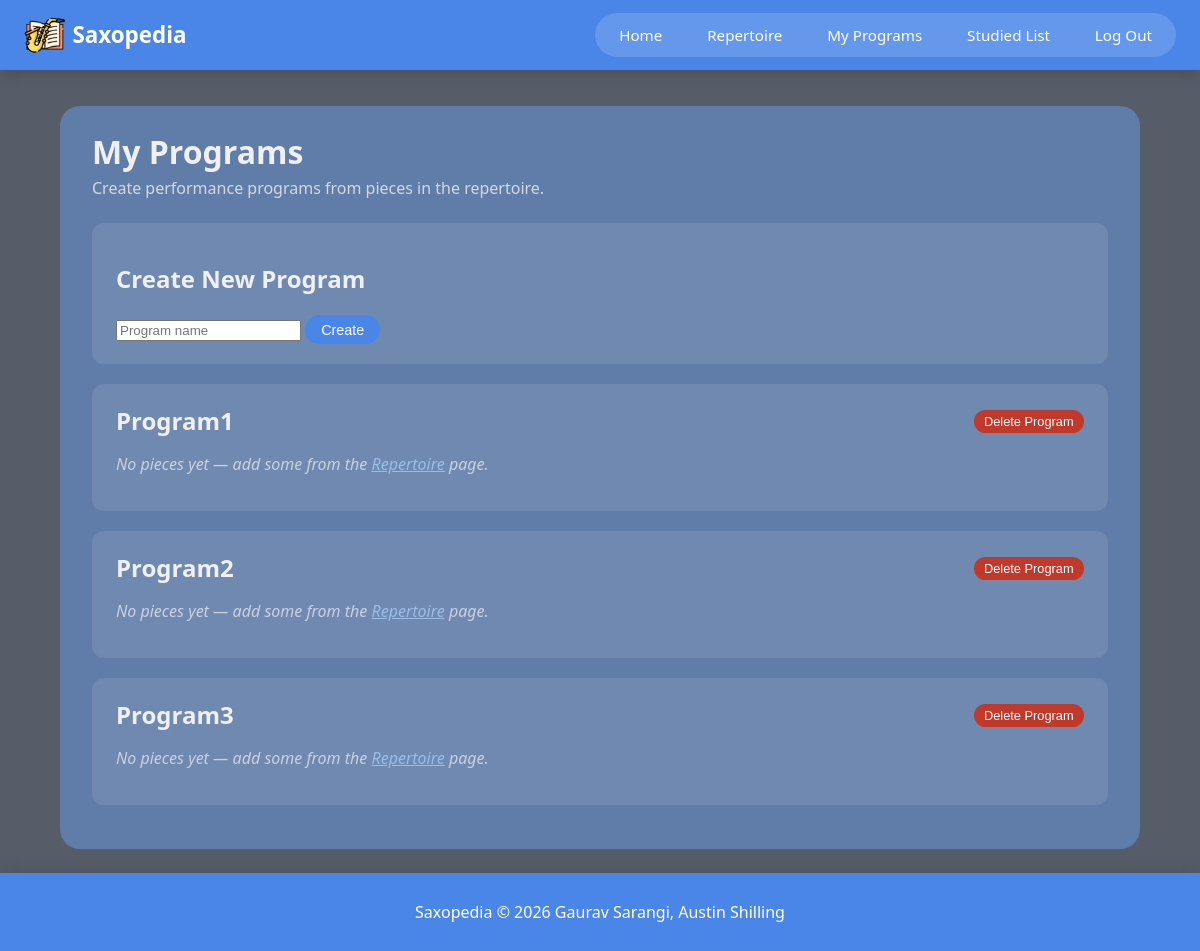
The page /programs (signed in) on the database its author committed.
### models.py (models this page shows)
class Program(db.Model):
    __tablename__ = "programs"
    id = db.Column(db.Integer, primary_key=True)
    name = db.Column(db.String(64), index=True)
    user_id = db.Column(db.Integer, db.ForeignKey("users.id"), nullable=False)
    pieces = db.relationship("ProgramPiece", backref="program", lazy="dynamic", cascade="all, delete-orphan")
    __table_args__ = (
        db.UniqueConstraint("user_id", "name", name="uq_program_user_name"),
    )

### app.py (the view)
@app.route("/programs")
@login_required
def programs():
    user_programs = current_user.programs.all()
    return render_template("programs.html", programs=user_programs)

### app.py (called while the page is built)
@login_manager.user_loader
def load_user(user_id):
    return User.query.get(int(user_id))

### templates/programs.html (shortened to what this page needs)
{% extends "base.html" %}
{% block content %}
<div class="page-content">
    <div class="page-header">
        <h1>My Programs</h1>
        <p>Create performance programs from pieces in the repertoire.</p>
    </div>
    <div class="card">
        <h2>Create New Program</h2>
        <form action="{{ url_for('create_program_route') }}" method="POST" class="inline-form">
            <input type="text" name="name" placeholder="Program name" required>
            <button type="submit" class="btn btn-primary">Create</button>
        </form>
    </div>
    {% if programs %}
        {% for program in programs %}
            <div class="card program-card">
                <div class="program-header">
                    <h2>{{ program.name }}</h2>
                    <form action="{{ url_for('delete_program', program_id=program.id) }}" method="POST"
                          onsubmit="return confirm('Delete program {{ program.name }}?')">
                        <button type="submit" class="btn btn-danger btn-sm">Delete Program</button>
                    </form>
                </div>
                {% set pieces = program.pieces.all() %}
                {% if pieces %}
                    <table class="piece-table">
                        <thead>
                            <tr>
                                <th>Title</th>
                                <th>Composer</th>
                                <th>Year</th>
                                <th>Instrumentation</th>
                                <th></th>
                            </tr>
                        </thead>
                        <tbody>
                            {% for pp in pieces %}
                                <tr>
                                    <td>{{ pp.piece_title }}</td>
                                    <td>{{ pp.composer }}</td>
                                    <td>{{ pp.year }}</td>
                                    <td>{{ pp.instrumentation }}</td>
                                    <td>
                                        <form action="{{ url_for('remove_from_program', program_id=program.id, piece_id=pp.id) }}"
                                              method="POST">
                                            <input type="hidden" name="csrf_token" value="{{ csrf_token() }}">
                                            <button type="submit" class="btn btn-danger btn-sm">Remove</button>
                                        </form>
                                    </td>
                                </tr>
                            {% endfor %}
                        </tbody>
                    </table>
                {% else %}
                    <p class="empty-state">No pieces yet — add some from the <a href="{{ url_for('repertoire') }}">Repertoire</a> page.</p>
                {% endif %}
            </div>
        {% endfor %}
    {% else %}
        <div class="card">
            <p class="empty-state">No programs yet. Create one above, or head to <a href="{{ url_for('repertoire') }}">Repertoire</a> to start building.</p>
        </div>
    {% endif %}
</div>
{% endblock %}

### static/css/styles.css (style rules this page uses)
*, *::before, *::after { box-sizing: border-box; }
body { background-color: #565D69; min-height: 100vh; display: flex; flex-direction: column; margin: 0; font-family: system-ui, -apple-system, sans-serif; color: #f0f0f0; }
.page-content { flex: 1; margin: 1.5rem auto; width: 90%; max-width: 1100px; background-color: #607CA8; padding: 1.5rem 2rem; border-radius: 20px; }
.page-header { margin-bottom: 1.5rem; }
.page-header h1 { margin: 0 0 0.25rem; }
.page-header p { margin: 0; opacity: 0.8; }
.card { background: rgba(255,255,255,0.1); border-radius: 12px; padding: 1.25rem 1.5rem; margin-bottom: 1.25rem; }
.program-header { display: flex; justify-content: space-between; align-items: center; margin-bottom: 0.75rem; }
.program-header h2 { margin: 0; }
.inline-form { display: inline; }
.btn { display: inline-block; padding: 0.4rem 1rem; border-radius: 20px; border: none; cursor: pointer; font-size: 0.9rem; font-weight: 500; text-decoration: none; transition: opacity 0.15s ease, background 0.15s ease; }
.btn-primary { background: #4a86e8; color: white; }
.btn-danger { background: #c0392b; color: white; }
.btn-sm { padding: 0.25rem 0.65rem; font-size: 0.8rem; }
.empty-state { opacity: 0.7; font-style: italic; }
.empty-state a { color: #acd4ff; }

### rows shown on the page
Program: name "Program1"
Program: name "Program2"
Program: name "Program3"
